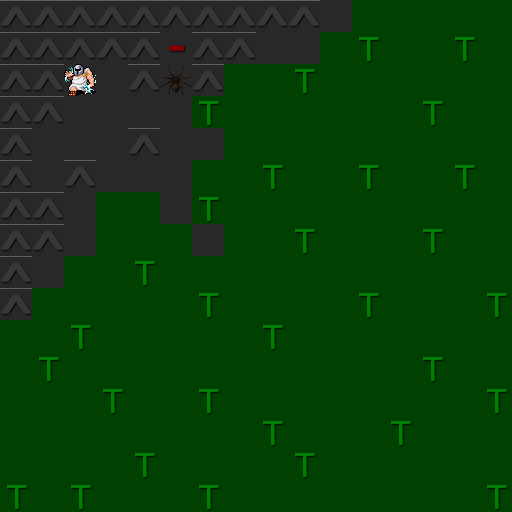

The image is a tile-based game level rendered from a .tmx file. Its description and complete source (layers, tilesets, objects, tile grids) follow:
An orthogonal 16x16 tile map with 32x32 px tiles, 4 tile layers (tiles, objects, items, monsters), 4 tilesets.

<map version="1.2" tiledversion="1.2.3" orientation="orthogonal" renderorder="right-down" width="16" height="16" tilewidth="32" tileheight="32" infinite="0" nextlayerid="5" nextobjectid="1">
 <properties>
  <property name="Level" type="int" value="1" />
  <property name="Name" value="Forest of Bears" />
 </properties>
 <tileset firstgid="1" source="../../elvion/tiles/tiles.tsx" />
 <tileset firstgid="7" source="../../elvion/objects/objects.tsx" />
 <tileset firstgid="21" source="../../elvion/items/items.tsx" />
 <tileset firstgid="24" source="../../elvion/monsters/monsters.tsx" />
 <layer id="1" name="tiles" width="16" height="16">
  <data encoding="csv">
6,6,6,6,6,6,6,6,6,6,1,2,2,2,2,2,
6,6,6,6,6,1,6,6,1,1,2,2,2,2,2,2,
6,6,1,1,6,1,6,2,2,2,2,2,2,2,2,2,
6,6,1,1,1,1,2,2,2,2,2,2,2,2,2,2,
6,1,1,1,6,1,1,2,2,2,2,2,2,2,2,2,
6,1,6,1,1,1,2,2,2,2,2,2,2,2,2,2,
6,6,1,2,2,1,2,2,2,2,2,2,2,2,2,2,
6,6,1,2,2,2,1,2,2,2,2,2,2,2,2,2,
6,1,2,2,2,2,2,2,2,2,2,2,2,2,2,2,
6,2,2,2,2,2,2,2,2,2,2,2,2,2,2,2,
2,2,2,2,2,2,2,2,2,2,2,2,2,2,2,2,
2,2,2,2,2,2,2,2,2,2,2,2,2,2,2,2,
2,2,2,2,2,2,2,2,2,2,2,2,2,2,2,2,
2,2,2,2,2,2,2,2,2,2,2,2,2,2,2,2,
2,2,2,2,2,2,2,2,2,2,2,2,2,2,2,2,
2,2,2,2,2,2,2,2,2,2,2,2,2,2,2,2
</data>
 </layer>
 <layer id="2" name="objects" width="16" height="16">
  <data encoding="csv">
0,0,0,0,0,0,0,0,0,0,0,0,0,0,0,0,
0,0,0,0,0,15,0,0,0,0,0,12,0,0,12,0,
0,0,0,0,0,0,0,0,0,12,0,0,0,0,0,0,
0,0,0,0,0,0,12,0,0,0,0,0,0,12,0,0,
0,0,0,0,0,0,0,0,0,0,0,0,0,0,0,0,
0,0,0,0,0,0,0,0,12,0,0,12,0,0,12,0,
0,0,0,0,0,0,12,0,0,0,0,0,0,0,0,0,
0,0,0,0,0,0,0,0,0,12,0,0,0,12,0,0,
0,0,0,0,12,0,0,0,0,0,0,0,0,0,0,0,
0,0,0,0,0,0,12,0,0,0,0,12,0,0,0,12,
0,0,12,0,0,0,0,0,12,0,0,0,0,0,0,0,
0,12,0,0,0,0,0,0,0,0,0,0,0,12,0,0,
0,0,0,12,0,0,12,0,0,0,0,0,0,0,0,12,
0,0,0,0,0,0,0,0,12,0,0,0,12,0,0,0,
0,0,0,0,12,0,0,0,0,12,0,0,0,0,0,0,
12,0,12,0,0,0,12,0,0,0,0,0,0,0,0,12
</data>
 </layer>
 <layer id="3" name="items" width="16" height="16">
  <data encoding="csv">
0,0,0,0,0,0,0,0,0,0,0,0,0,0,0,0,
0,0,0,0,0,0,0,0,0,0,0,0,0,0,0,0,
0,0,0,0,0,0,0,0,0,0,0,0,0,0,0,0,
0,0,0,0,0,0,0,0,0,0,0,0,0,0,0,0,
0,0,0,0,0,0,0,0,0,0,0,0,0,0,0,0,
0,0,0,0,0,0,0,0,0,0,0,0,0,0,0,0,
0,0,0,0,0,0,0,0,0,0,0,0,0,0,0,0,
0,0,0,0,0,0,0,0,0,0,0,0,0,0,0,0,
0,0,0,0,0,0,0,0,0,0,0,0,0,0,0,0,
0,0,0,0,0,0,0,0,0,0,0,0,0,0,0,0,
0,0,0,0,0,0,0,0,0,0,0,0,0,0,0,0,
0,0,0,0,0,0,0,0,0,0,0,0,0,0,0,0,
0,0,0,0,0,0,0,0,0,0,0,0,0,0,0,0,
0,0,0,0,0,0,0,0,0,0,0,0,0,0,0,0,
0,0,0,0,0,0,0,0,0,0,0,0,0,0,0,0,
0,0,0,0,0,0,0,0,0,0,0,0,0,0,0,0
</data>
 </layer>
 <layer id="4" name="monsters" width="16" height="16">
  <data encoding="csv">
0,0,0,0,0,0,0,0,0,0,0,0,0,0,0,0,
0,0,0,0,0,0,0,0,0,0,0,0,0,0,0,0,
0,0,26,0,0,37,0,0,0,0,0,0,0,0,0,0,
0,0,0,0,0,0,0,0,0,0,0,0,0,0,0,0,
0,0,0,0,0,0,0,0,0,0,0,0,0,0,0,0,
0,0,0,0,0,0,0,0,0,0,0,0,0,0,0,0,
0,0,0,0,0,0,0,0,0,0,0,0,0,0,0,0,
0,0,0,0,0,0,0,0,0,0,0,0,0,0,0,0,
0,0,0,0,0,0,0,0,0,0,0,0,0,0,0,0,
0,0,0,0,0,0,0,0,0,0,0,0,0,0,0,0,
0,0,0,0,0,0,0,0,0,0,0,0,0,0,0,0,
0,0,0,0,0,0,0,0,0,0,0,0,0,0,0,0,
0,0,0,0,0,0,0,0,0,0,0,0,0,0,0,0,
0,0,0,0,0,0,0,0,0,0,0,0,0,0,0,0,
0,0,0,0,0,0,0,0,0,0,0,0,0,0,0,0,
0,0,0,0,0,0,0,0,0,0,0,0,0,0,0,0
</data>
 </layer>
</map>
